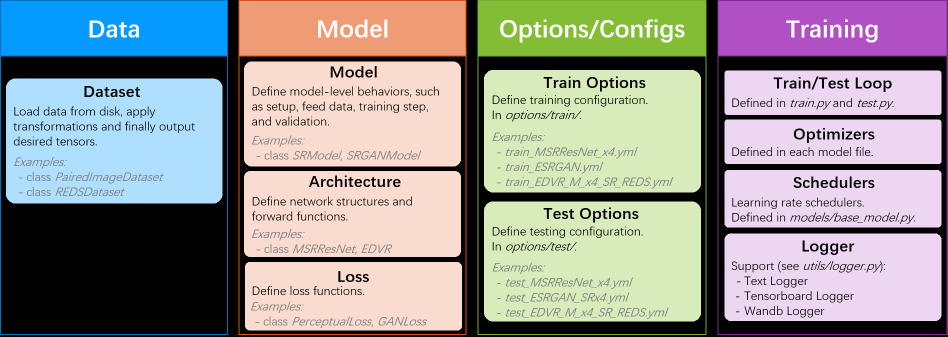
#> input picture assets/overall_structure.png, 1895 x 673 px (shown at 1/2 size)
$ python adaptive_highlight_pooling_lut.py ../assets/overall_structure.png out.png
#> lines starting #> are read from the running program, lines starting #| are printed output that depends on the picture; after the words box and inside, x2 and y2 are one past the last pixel; in counts of white or black regions, pixels touching at a corner belong together
#> in main, img is the input picture: shape (673, 1895, 4); mean B, G, R, A 147.8, 148.9, 149.4, 192.8
#> in process_one, `ycc = cv2.cvtColor(img[:, :, :3], cv2.COLOR_BGR2YCrCb)`: ycc: shape (673, 1895, 3); mean of channels 0, 1, 2 148.9, 128.5, 127.5
#!/usr/bin/env python3
# -*- coding: utf-8 -*-
"""从全分辨率亮度开始构建6尺度金字塔，只增强亮区，暗区不动。"""
import argparse
from pathlib import Path
import cv2
import numpy as np

def smoothstep(x):
    x=np.clip(x,0.,1.);return x*x*(3.-2.*x)

def gamma_lut17(gamma):
    x=np.linspace(0,1,17,dtype=np.float32)
    return 255.*np.power(x,gamma)

def apply_lut17(y,lut):
    a=np.asarray(lut,np.float32)
    if a.size!=17:raise ValueError('LUT必须有17个值')
    t=np.clip(y,0,1)*16.;i=np.minimum(np.floor(t).astype(np.int32),15);f=t-i
    return (a[i]*(1-f)+a[i+1]*f)/255.

def yellow_green_gate(bgr,hue_min=25.,hue_max=95.,sat_min=15.,soft=12.):
    """基于HSV色相+饱和度的黄绿色软门控，返回[0,1]权重图。非黄绿色→0。"""
#> called with hue_min = 25, hue_max = 95, sat_min = 15, soft = 12
    hsv=cv2.cvtColor(bgr,cv2.COLOR_BGR2HSV)
#> hsv: shape (673, 1895, 3); mean H, S, V 51.5, 56.6, 173
    h=hsv[:,:,0].astype(np.float32)  # 0-180
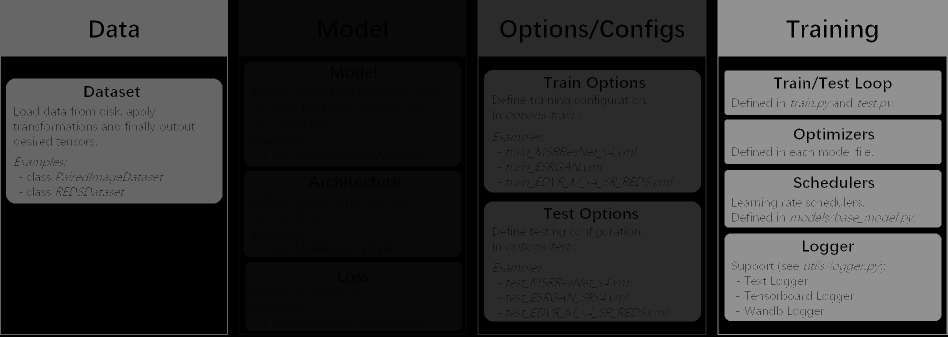
#> h: shape (673, 1895) float32 (shown at 1/2 size); min 0, max 150, mean 51.5
    s=hsv[:,:,1].astype(np.float32)  # 0-255
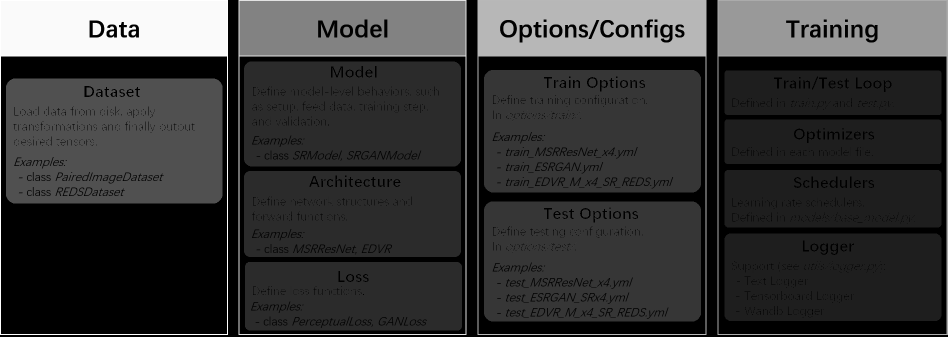
#> s: shape (673, 1895) float32 (shown at 1/2 size); min 0, max 255, mean 56.6
    hue_gate=smoothstep((h-hue_min)/soft)*(1.-smoothstep((h-hue_max)/soft))
#> in smoothstep, `x = np.clip(x, 0.0, 1.0)`:
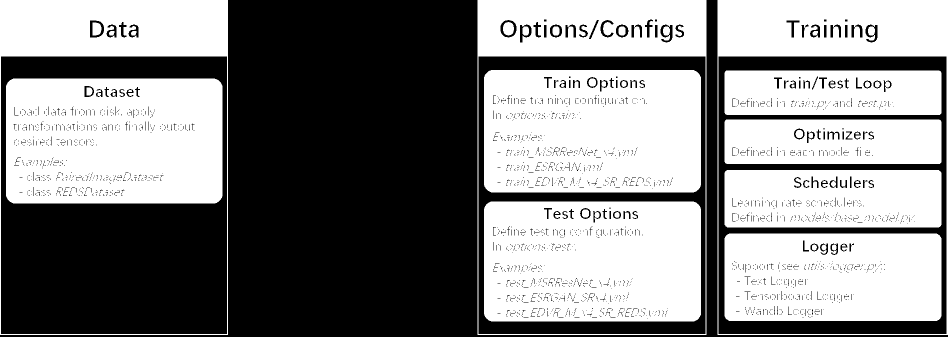
#> x: shape (673, 1895) float32 (shown at 1/2 size); values 0 (black) and 1 (white), 51.9% white; 2833 black regions (2691 under 20 px), largest, box (x1, y1, x2, y2) and area: (0, 0, 1895, 673) 354755, (2, 113, 454, 668) 142921, (1437, 113, 1893, 668) 50217
    sat_gate=smoothstep((s-sat_min)/soft)
    return (hue_gate*sat_gate).astype(np.float32)

def process_luma(y,levels=7,threshold=100.,soft=20.,
                 ltmo_contrast=(1.8,1.6,1.4,1.25,1.1,1.0,1.0),
                 mode='gamma',gamma=.62,ratio=1.0,lut=None,start_scale=8,color_gate=None):
    """
    mode='gamma': mapped = y^gamma (gamma<1提亮)
    mode='ratio': 每层有效比例 = 1 + (ltmo_contrast[i]-1)*ratio；ratio为全局倍率(1=原始,0=不变,>1更强)
    start_scale: L0起始分辨率的分母(1=原图,2=1/2,4=1/4,8=1/8,...)
    """
#> called with levels = 7, threshold = 50, soft = 20, mode = 'ratio', gamma = 0.7, ratio = 1, start_scale = 4
    h,w=y.shape
#> h = 673; w = 1895
    if levels!=7:raise ValueError('当前实现固定为7个尺度')
    if len(ltmo_contrast)!=7:raise ValueError('ltmo_contrast必须有7个值')
    # L0为1/start_scale分辨率，后续逐级1/2下采样。
    y_l0=cv2.resize(y,(w//start_scale,h//start_scale),interpolation=cv2.INTER_AREA).astype(np.float32)
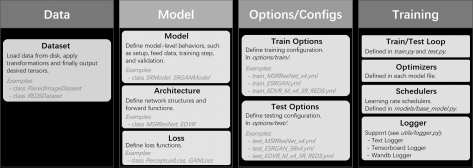
#> y_l0: shape (168, 473) float32; min 0, max 1, mean 0.584
    pyr=[y_l0]
    for _ in range(6):pyr.append(cv2.pyrDown(pyr[-1]))
#> after the loop, pyr = 7 items
    # 每一级只提取阈值以上亮区，再上采样回原分辨率。
    high=[]
    for p in pyr:
        m=smoothstep((p*255.-threshold)/max(soft,1e-6)).astype(np.float32)
        high.append(cv2.resize(m,(w,h),interpolation=cv2.INTER_LINEAR))
#> this loop made 7 passes
#> after the loop, high = 7 items
    # 相邻尺度亮区相减，避免同一亮区在7层重复增强。
    scale_masks=[np.maximum(high[i]-high[i+1],0.) for i in range(6)]
#> scale_masks = 6 items
    scale_masks.append(high[6])
    # 对每个scale_mask做高斯平滑，消除尺度间边界
    for i in range(len(scale_masks)):
        scale_masks[i]=cv2.GaussianBlur(scale_masks[i],(0,0),3.0)
#> after the loop, scale_masks = 7 items
    # 原始分辨率再次门控，暗区严格不增强。
    pixel_mask=smoothstep((y*255.-threshold)/max(soft,1e-6)).astype(np.float32)
#> in smoothstep (call 11), `x = np.clip(x, 0.0, 1.0)`:
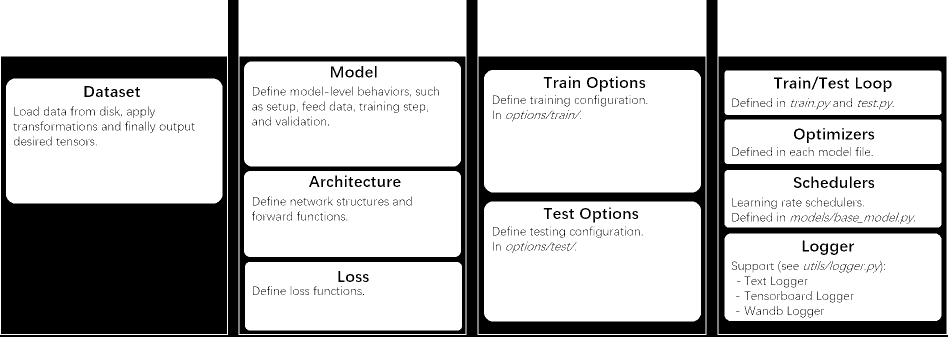
#> x: shape (673, 1895) float32 (shown at 1/2 size); min 0, max 1, mean 0.738
    # 黄绿色门控：非黄绿色像素不增强
    if color_gate is not None:pixel_mask=pixel_mask*color_gate
    # 两种映射模式：ratio模式只对contrast>1的层级提亮
    if mode=='ratio':
        # ltmo_contrast决定哪些层级生效(>1)，ratio作为全局倍率缩放提亮量
        # 每层有效比例 = 1 + (c-1)*ratio；ratio=1即原始c，ratio=0不变
        out=y.copy().astype(np.float32)
        gain_total=np.zeros((h,w),np.float32)
        r=float(ratio)
        for c,m in zip(ltmo_contrast,scale_masks):
            c=float(c)
            if c>1.0:
                eff=1.0+(c-1.0)*r
                mapped=np.clip(y*eff,0,1)
                delta=m*pixel_mask*(mapped-y)
                out=np.clip(out+delta,0,1)
                gain_total+=m*pixel_mask
#> this loop made 7 passes
#> (c, eff) on passes 1 to 6: (1.3, 1.3), (1.4, 1.4), (1.2, 1.2), (1.2, 1.2), (1.4, 1.4), (1.1, 1.1)
#> c on pass 7: 1
#> pass 1, in process_luma, `delta=m*pixel_mask*(mapped-y)`:
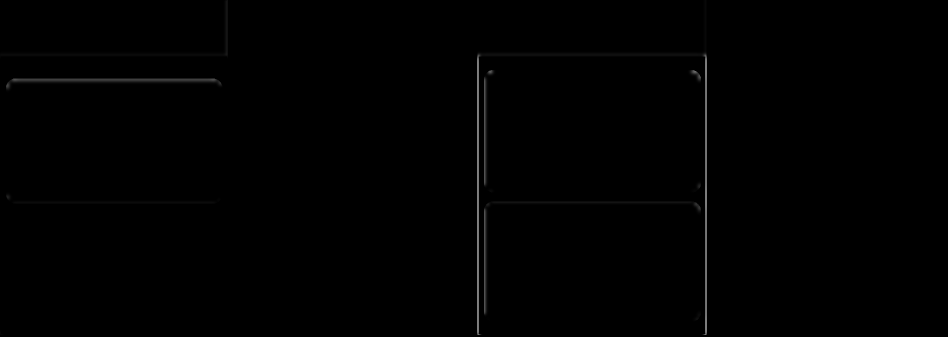
#> delta: shape (673, 1895) float32 (shown at 1/2 size); min 0, max 0.0784, mean 0.000254; drawn with min black and max white
#> after the loop:
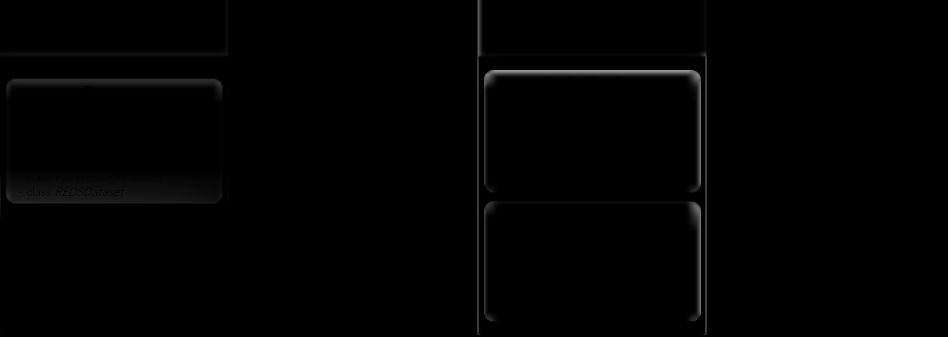
#> gain_total: shape (673, 1895) float32 (shown at 1/2 size); min 0, max 0.589, mean 0.00644
        dbg={'pyramid':pyr,'high':high,'scale_masks':scale_masks,'gain':gain_total,
             'pixel_mask':pixel_mask,'color_gate':color_gate,'output':out,'mode':mode}
        return out,dbg
    else:  # gamma模式：原有逻辑
        gain=np.zeros((h,w),np.float32)
        for c,m in zip(ltmo_contrast,scale_masks):gain+=float(c)*m
        gain*=pixel_mask
        table=gamma_lut17(gamma) if lut is None else np.asarray(lut,np.float32)
        mapped=apply_lut17(y,table)
        out=np.clip(y+gain*(mapped-y),0,1).astype(np.float32)
        dbg={'pyramid':pyr,'high':high,'scale_masks':scale_masks,'gain':gain,
             'pixel_mask':pixel_mask,'color_gate':color_gate,'mapped':mapped,'output':out,'mode':mode}
        return out,dbg

def process_one(img,a,out_path,dbg_dir=None):
    if img.dtype!=np.uint8:raise TypeError('当前简化版仅支持8-bit图像')
    if img.ndim==2:y=img.astype(np.float32)/255.;ycc=None;gate=None
    elif img.ndim==3 and img.shape[2]>=3:
        ycc=cv2.cvtColor(img[:,:,:3],cv2.COLOR_BGR2YCrCb);y=ycc[:,:,0].astype(np.float32)/255.
        gate=None if a.no_color_gate else yellow_green_gate(img[:,:,:3],a.hue_min,a.hue_max,a.sat_min,a.gate_soft)
    else:raise ValueError('不支持的图像格式')
    yo,d=process_luma(y,7,a.threshold,a.soft,a.ltmo_contrast,a.mode,a.gamma,a.ratio,a.lut,a.start_scale,color_gate=gate)
#> d = 8 items
    if ycc is None:out=np.rint(yo*255).astype(np.uint8)
    else:
        ycc[:,:,0]=np.rint(yo*255).astype(np.uint8);out=cv2.cvtColor(ycc,cv2.COLOR_YCrCb2BGR)
#> after `ycc[:, :, 0] = np.rint(yo * 255).astype(np.uint8)`: ycc: shape (673, 1895, 3); mean of channels 0, 1, 2 149.1, 128.5, 127.5
    Path(out_path).parent.mkdir(parents=True,exist_ok=True)
    if not cv2.imwrite(str(out_path),out):raise IOError(str(out_path))
    if dbg_dir:
        q=Path(dbg_dir);q.mkdir(parents=True,exist_ok=True)
        mx=max(max(a.ltmo_contrast),1e-6)
        cv2.imwrite(str(q/'gain.png'),np.rint(np.clip(d['gain']/mx,0,1)*255).astype(np.uint8))
        cv2.imwrite(str(q/'pixel_mask.png'),np.rint(d['pixel_mask']*255).astype(np.uint8))
        if d.get('color_gate') is not None:
            cv2.imwrite(str(q/'color_gate.png'),np.rint(d['color_gate']*255).astype(np.uint8))
        for i,(p,m) in enumerate(zip(d['pyramid'],d['scale_masks'])):
            cv2.imwrite(str(q/f'L{i}_pyramid.png'),np.rint(np.clip(p,0,1)*255).astype(np.uint8))
            cv2.imwrite(str(q/f'L{i}_mask.png'),np.rint(np.clip(m,0,1)*255).astype(np.uint8))

def main():
    ap=argparse.ArgumentParser(description='全分辨率起始的6尺度ltmo_contrast')
    ap.add_argument('input');ap.add_argument('output')
    ap.add_argument('--threshold',type=float,default=50.)
    ap.add_argument('--soft',type=float,default=20.)
    ap.add_argument('--ltmo-contrast',type=float,nargs=7,default=[1.3,1.4,1.2,1.2,1.4,1.1,1.0])
    ap.add_argument('--mode',choices=['gamma','ratio'],default='ratio',help='映射模式: gamma=gamma校正, ratio=按比例提升')
    ap.add_argument('--gamma',type=float,default=0.7)
    ap.add_argument('--ratio',type=float,default=1.0,help='ratio模式全局倍率: 每层有效比例=1+(ltmo-contrast[i]-1)×ratio(1.0=原始,0=不变,>1整体更强)')
    ap.add_argument('--lut',type=float,nargs=17,default=None)
    ap.add_argument('--start-scale',type=int,default=4,help='L0起始分辨率分母: 1=原图,2=1/2,4=1/4,8=1/8,...')
    ap.add_argument('--hue-min',type=float,default=25.,help='黄绿色门控色相下限(0-180)')
    ap.add_argument('--hue-max',type=float,default=95.,help='黄绿色门控色相上限(0-180)')
    ap.add_argument('--sat-min',type=float,default=15.,help='黄绿色门控饱和度下限(0-255)')
    ap.add_argument('--gate-soft',type=float,default=12.,help='色相/饱和度门控软过渡宽度')
    ap.add_argument('--no-color-gate',action='store_true',help='关闭黄绿色门控，对所有颜色生效')
    ap.add_argument('--debug-dir',default=None)
    a=ap.parse_args()
    input_path=Path(a.input)
    exts={'.jpg','.jpeg','.png','.bmp','.tif','.tiff','.webp'}
    if input_path.is_dir():
        files=sorted(p for p in input_path.rglob('*') if p.is_file() and p.suffix.lower() in exts)
        if not files:raise SystemExit(f'没有找到图片: {a.input}')
        out_root=Path(a.output)
        print(f'共 {len(files)} 张图片')
        for i,f in enumerate(files):
            img=cv2.imread(str(f),cv2.IMREAD_UNCHANGED)
            if img is None:print(f'跳过（读取失败）: {f.name}');continue
            rel=f.relative_to(input_path)
            out_path=out_root/rel
            dbg_dir=(Path(a.debug_dir)/f.stem) if a.debug_dir else None
            try:
                process_one(img,a,out_path,dbg_dir)
            except Exception as e:
                print(f'错误 {f.name}: {e}');continue
            print(f'[{i+1}/{len(files)}] 已处理: {f.name}')
    else:
        img=cv2.imread(a.input,cv2.IMREAD_UNCHANGED)
        if img is None:raise FileNotFoundError(a.input)
        process_one(img,a,a.output,a.debug_dir)
    print('done')

if __name__=='__main__':main()
